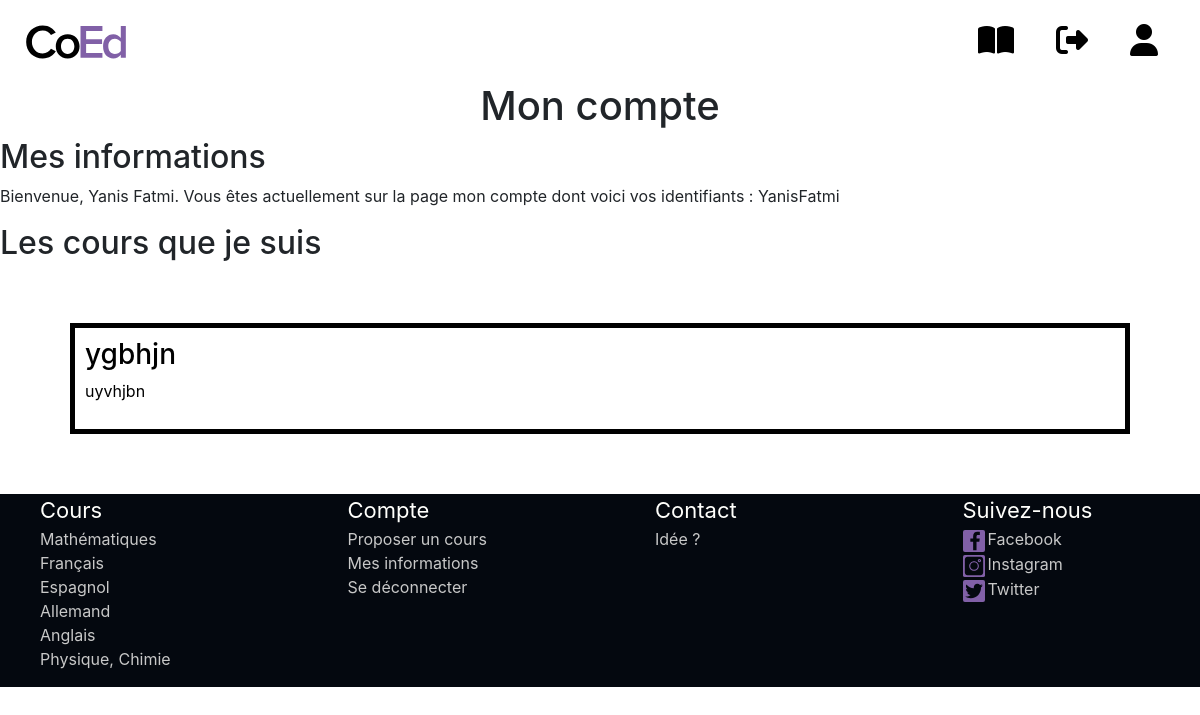
The app's page /index.php?page=login (signed in), older data.
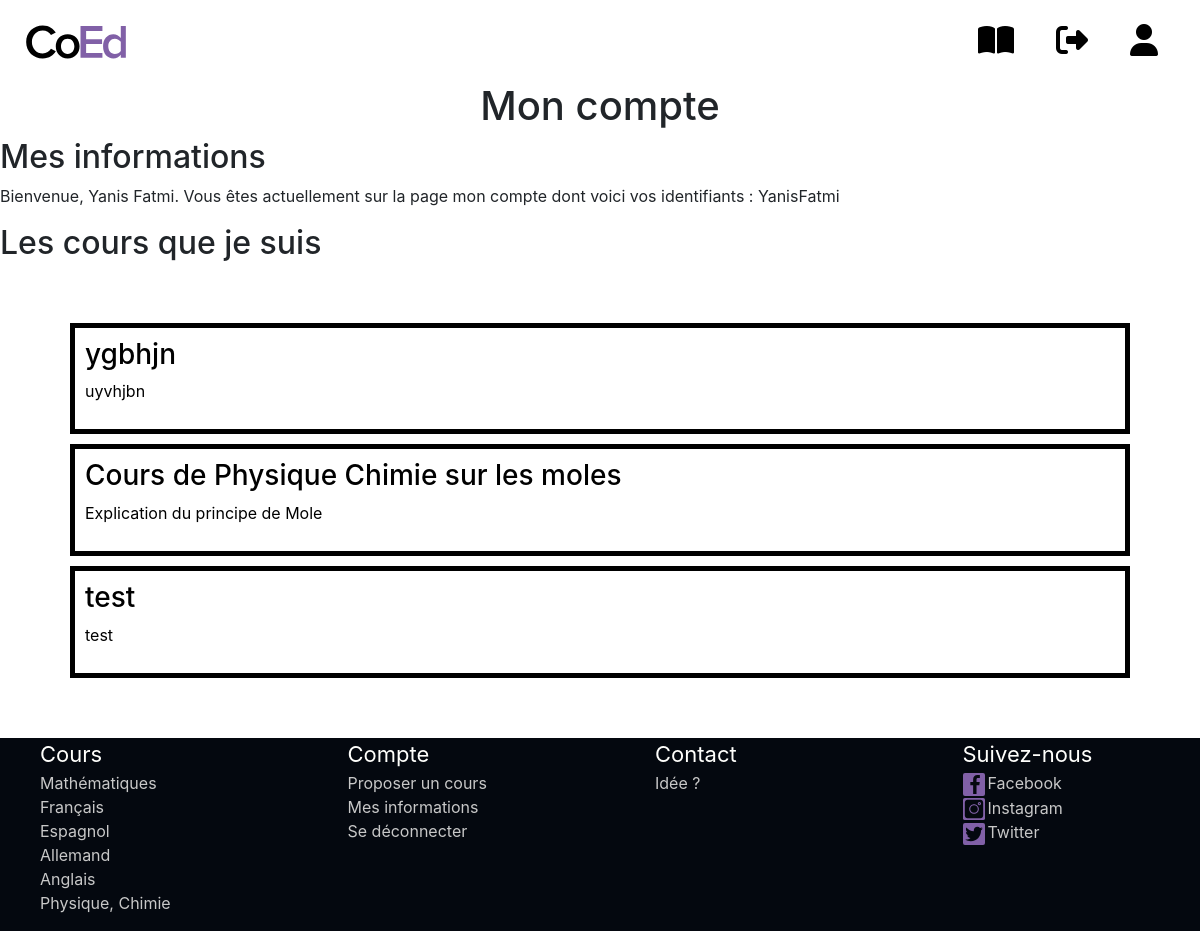
The same page, newer data.
### tables this page shows
CREATE TABLE `usercourses` (
  `idusercourses` int(255) NOT NULL,
  `score` int(11) DEFAULT NULL,
  `username` varchar(100) NOT NULL,
  `courseid` int(255) NOT NULL
);

CREATE TABLE `courses` (
  `courseid` int(255) NOT NULL,
  `subject` varchar(100) NOT NULL,
  `title` varchar(1000) NOT NULL,
  `content` varchar(2000) NOT NULL,
  `url` varchar(2000) NOT NULL,
  `valide` varchar(10) DEFAULT NULL
);

### controller/courseController.php (called while the page is built, shortened)
<?php
include_once './models/Bdd.php';
function getCourseById($id){
    $Bdd = new Bdd();
    $course = $Bdd->getCourseById($id);
    return $course;
}
function getAllIdAccountCourses(){
    $Bdd = new Bdd();
    $idcourses = $Bdd->getAccountIdCourses($_SESSION['username']);
    return $idcourses;
}

### models/Bdd.php (called while the page is built, shortened)
<?php
class Bdd
{
    private $connexion;
    public function __construct()
    {
        try {
            $this->connexion = new PDO('mysql:host=localhost;dbname=webpjt;charset=utf8', 'root', 'root');
        } catch (PDOException $Exception) {
            echo "Erreur de connexion à la base de donnée";
            exit;
        }
    }
    public function getAccountIdCourses($username)
    {
        $sql = 'SELECT courseid FROM usercourses WHERE username = :username';
        $var = $this->connexion->prepare($sql);
        $var->execute([":username" => $username]);
        $idcourses = $var->fetchAll(PDO::FETCH_ASSOC);
        return $idcourses;
    }
    public function getCourseById($id)
    {
        $sql = 'SELECT * FROM courses where courseid = :id';
        $var = $this->connexion->prepare($sql);
        $var->execute([":id" => $id]);
        $course = $var->fetch(PDO::FETCH_ASSOC);
        return $course;
    }
}

### views/myaccount.php (the view, shortened to what this page needs)
<!DOCTYPE html>
<html lang="en">
<head>
    <link rel="stylesheet" href="./styles/stylemyaccount.css">
</head>
<body>
    <h1>Mon compte</h1>
    <h2>Mes informations</h2>
    <p>Bienvenue, <?php echo $_SESSION['firstname'] ?> <?php echo $_SESSION['lastname'] ?>. Vous êtes actuellement sur la page mon compte dont voici vos identifiants : <?php echo $_SESSION['username'] ?></p>
    <h2>Les cours que je suis</h2>
    <?php
    include_once './controller/courseController.php';
    $idcourses = getAllIdAccountCourses();
    echo "<div class=\"allcourses\">";
    foreach ($idcourses as $idcourse) {
        $course = getCourseById($idcourse['courseid']);
        if ($course['valide'] == "oui") {
            echo "<a href=\"index.php?page=coursdisplay&id=" . $course['courseid'] . "\">
                <div class=\"course\">
                    <h3>" . $course['title'] . "</h3>
                    <p>" . $course['subject'] . "</p>
                </div>
            </a>";
        }
    }
    echo "</div>";
    ?>
</body>
</html>

### models/header.php (shortened to what this page needs)
<!DOCTYPE html>
<html lang="en">
<head>
    <link rel="stylesheet" href="https://stackpath.bootstrapcdn.com/bootstrap/4.4.1/css/bootstrap.min.css">
    <link rel="stylesheet" href="./styles/stylenavbar.css">
    <link rel="stylesheet" href="./styles/stylefooter.css">
    <link rel="stylesheet" href="./styles/styleloader.css">
</head>
<body>
</body>
</html>

### models/loader.php (shortened to what this page needs)
<!DOCTYPE html>
<html lang="en">
<head>
</head>
<body>
</body>
</html>

### models/navbar.php (shortened to what this page needs)
<!DOCTYPE html>
<html lang="en">
<head>
    <link rel="stylesheet" href="https://cdnjs.cloudflare.com/ajax/libs/font-awesome/4.7.0/css/font-awesome.min.css">
</head>
<body>
        <nav class="navbar">
            <a href="index.php" class="brand-title"><img height="35" witdh="11.7" src="logo.svg"></a>
            <div class="navbar-links">
                <ul>
                    <li><a href="index.php?page=cours" title="Cours"><i class="fas fa-book-open fa-2x"></i></a></li>
                    <?php if (isset($_SESSION['type']) && ($_SESSION['type'] == "admin" || $_SESSION['type'] == "user")) {
                        echo "<li><a href=\"index.php?page=logout\" title=\"Se déconnecter\"><i class=\"fas fa-sign-out-alt fa-2x\"></i></a></li>";
                        echo "<li><a href=\"index.php?page=login\" title=\"Mon compte\"><i class=\"fas fa-user fa-2x\"></i></a></li>";
                    } else {
                        echo "<li><a href=\"index.php?page=login\" title=\"Se connecter\"><i class=\"fas fa-user fa-2x\"></i></a></li>";
                    } ?>
                </ul>
            </div>
        </nav>
</body>
</html>

### index.php (shortened to what this page needs)
<?php
include_once './models/header.php';
include_once './models/loader.php';
include_once './models/navbar.php';
if (isset($_GET['page'])) {
    switch ($_GET['page']) {
        case 'login':
            if (isset($_SESSION['type']) && ($_SESSION['type'] == "admin" || $_SESSION['type'] == "user")) {
                include_once './views/myaccount.php';
            } else {
                include_once './views/login.php';
            }
            break;
    }
} else {
    include_once "./views/accueil.php";
}
include_once "./models/footer.php";

### models/footer.php
<!DOCTYPE html>
<html>
    <head>
    </head>
    <body>
    <footer>
<div class="row">
    <div class="col-sm-6 col-lg-3">
        <ul>
            <li id="first">Cours</li>
            <li><a href="">Mathématiques</a></li>
            <li><a href="">Français</a></li>
            <li><a href="">Espagnol</a></li>
            <li><a href="">Allemand</a></li>
            <li><a href="">Anglais</a></li>
            <li><a href="">Physique, Chimie</a></li>
        </ul>
    </div>
    <div class="col-sm-6 col-lg-3">
        <ul>
            <li id="first">Compte</li>
            <?php if (isset($_SESSION['type']) && ($_SESSION['type'] == "admin" || $_SESSION['type'] == "user")) {
                        echo "<li><a href=\"index.php?page=proposercours\">Proposer un cours</a></li>";
                        echo "<li><a href=\"index.php?page=login\">Mes informations</a></li>";
                        echo "<li><a href=\"index.php?page=logout\">Se déconnecter</a></li>";
                    } else {
                        echo "<li><a href=\"index.php?page=login\">Se connecter</a></li>";
                    } ?>
        </ul>
    </div>
    <div class="col-sm-6 col-lg-3">
        <ul>
            <li id="first">Contact</li>
            <li><a href="">Idée ?</a></li>
        </ul>
    </div>
    <div class="col-sm-6 col-lg-3">
        <ul>
            <li id="first">Suivez-nous</li>
            <li><a href=""><img src="images/logo_facebook_purple.svg">Facebook</a></li>
            <li><a href=""><img src="images/logo_instagram_purple.svg">Instagram</a></li>
            <li><a href=""><img src="images/logo_twitter_purple.svg">Twitter</a></li>
        </ul>
    </div>
</div>
</footer>
    </body>
</html>

### styles/stylenavbar.css (style rules this page uses)
:root { --purple_web: #8160a7; --black_web: #04080f; --white_web: #fffffc; --grey_web: #c8c8c8; }
* { box-sizing: border-box; }
body { margin: 0; padding: 0; }
.navbar { display: flex; justify-content: space-between; align-items: center; background-color: transparent; color: black; position: relative; z-index: 1; }
.brand-title { margin: .5rem; text-decoration: none; }
.navbar-links ul { margin: 0; padding: 0; display: flex; }
.navbar-links li { list-style: none; }
.navbar-links li a { text-decoration: none; color: black; padding: 1rem; display: block; margin-right: 10px; }

### styles/stylefooter.css (style rules this page uses)
html, body { height: 100%; }
footer { background-color: var(--black_web); color: var(--white_web); overflow: hidden; }
footer div div ul li { list-style-type: none; }
footer div div ul li a { color: var(--grey_web); font-size: 1em; }
footer div div ul li a img { width: 25px; padding-right: 1%; }
#first { font-size: 22px; color: var(--white_web); }

### styles/stylemyaccount.css (style rules this page uses)
body h1 { text-align: center; }
.allcourses { margin: 5%; }
.allcourses a { text-decoration: none; color: black; }
.course { border: solid 5px black; padding: 10px; margin: 10px; }

Row changes from the older to the newer data that the page shows:
added usercourses: courseid.title "Cours de Physique Chimie sur les moles", courseid.subject "Explication du principe de Mole"
added usercourses: courseid.title "test", courseid.subject "test"
